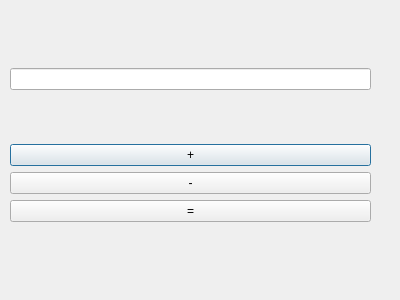
<?xml version="1.0" encoding="UTF-8"?>
<ui version="4.0">
 <class>MainDialog</class>
 <widget class="QDialog" name="MainDialog">
  <property name="geometry">
   <rect>
    <x>0</x>
    <y>0</y>
    <width>400</width>
    <height>300</height>
   </rect>
  </property>
  <property name="windowTitle">
   <string>Dialog</string>
  </property>
  <widget class="QWidget" name="layoutWidget">
   <property name="geometry">
    <rect>
     <x>10</x>
     <y>20</y>
     <width>361</width>
     <height>251</height>
    </rect>
   </property>
   <layout class="QGridLayout" name="gridLayout">
    <item row="0" column="0">
     <widget class="QLineEdit" name="lineEdit"/>
    </item>
    <item row="1" column="0">
     <layout class="QVBoxLayout" name="verticalLayout">
      <item>
       <widget class="QPushButton" name="plusButton">
        <property name="text">
         <string>+</string>
        </property>
       </widget>
      </item>
      <item>
       <widget class="QPushButton" name="minusButton">
        <property name="text">
         <string>-</string>
        </property>
       </widget>
      </item>
      <item>
       <widget class="QPushButton" name="answerButton">
        <property name="text">
         <string>=</string>
        </property>
       </widget>
      </item>
     </layout>
    </item>
   </layout>
  </widget>
 </widget>
 <resources/>
 <connections/>
</ui>
